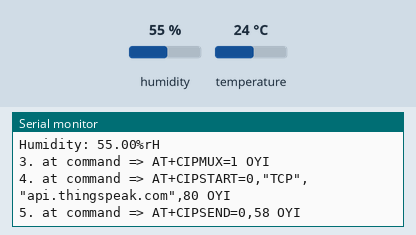
Simulated run of this sketch. Board: Arduino Uno, built with avr-gcc and run on an emulated ATmega328P. On the bench: the last lines printed to the serial monitor. Inputs (shaded band) come from the test bench; at power-on: humidity 55 %, temperature 24 °C. The modem accepts every AT command (registered, SIM ready, sends succeed) and sends nothing else.

Above: at 1.2 s.
1.3 s: humidity set to 22 %
At 1.97 s:
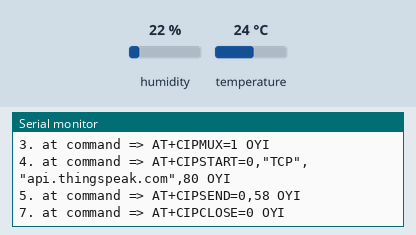
5.1 s: temperature set to 12 °C
At 6.4 s:
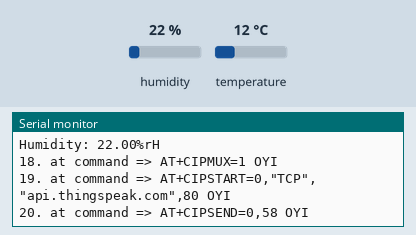
6.6 s: humidity set to 40 %
At 8.0 s:
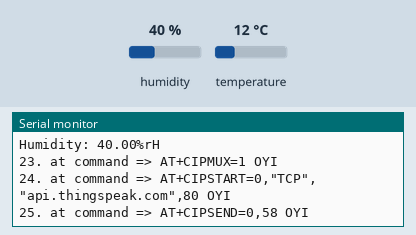
Timing chart, 0 to 9.6 s (numbered marks = the images above; inputs shaded):
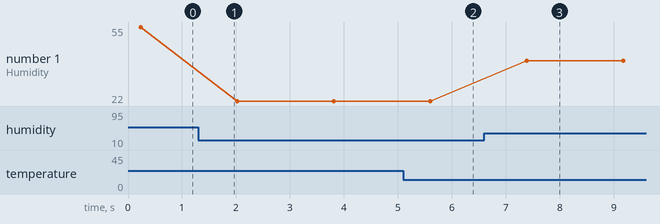

Measured:
- after the input at 5.1 s, the serial monitor: prints a new line after 0.48 s (image 2)
- after the input at 6.6 s, the serial monitor: prints a new line after 0.79 s (image 3)
- plotted number 1: 55 → 22 after the input at 1.3 s

The sketch:

iot-esp8266.ino
```cpp
#include <SoftwareSerial.h>
#define RX 2
#define TX 3
// Information sur le capteur température
#include <Adafruit_AHTX0.h>
Adafruit_AHTX0 aht;

String AP = "Airbox";       // AP NAME
String PASS = "86eee491eef4"; // AP PASSWORD
String API = "4pwZt6vJ";   // Write API KEY (GQ9WS5CNM1WDMY1J)
String HOST = "api.thingspeak.com"; //api.thingspeak.com
String PORT = "80";
int countTrueCommand;
int countTimeCommand;
boolean found = false;
int valSensor = 1;

SoftwareSerial esp8266(RX,TX);

void setup() {
  Serial.begin(9600);
  esp8266.begin(115200);
  aht.begin();
  sendCommand("AT",5,"OK");
  sendCommand("AT+CWMODE=1",5,"OK");
  sendCommand("AT+CWJAP=\""+ AP +"\",\""+ PASS +"\"",20,"OK");
}

void loop() {


  sensors_event_t humidity, temp;
  aht.getEvent(&humidity, &temp);
  aht.getEvent(&humidity, &temp);// populate temp and humidity objects with fresh data
  Serial.print("Temperature: ");
  Serial.print(temp.temperature);
  Serial.println("*C");
  Serial.print("Humidity: ");
  Serial.print(humidity.relative_humidity);
  Serial.println("%rH");

  //delay(500);


 String getData = "GET /update?api_key="+ API +"&field1="+temp.temperature +"&field2="+humidity.relative_humidity ;
 sendCommand("AT+CIPMUX=1",5,"OK");
 sendCommand("AT+CIPSTART=0,\"TCP\",\""+ HOST +"\","+ PORT,15,"OK");
 sendCommand("AT+CIPSEND=0," +String(getData.length()+4),4,">");
 esp8266.println(getData);delay(1500);countTrueCommand++;
 sendCommand("AT+CIPCLOSE=0",5,"OK");
}


void sendCommand(String command, int maxTime, char readReplay[]) {
  Serial.print(countTrueCommand);
  Serial.print(". at command => ");
  Serial.print(command);
  Serial.print(" ");
  while(countTimeCommand < (maxTime*1))
  {
    esp8266.println(command);//at+cipsend
    if(esp8266.find(readReplay))//ok
    {
      found = true;
      break;
    }

    countTimeCommand++;
  }

  if(found == true)
  {
    Serial.println("OYI");
    countTrueCommand++;
    countTimeCommand = 0;
  }

  if(found == false)
  {
    Serial.println("Fail");
    countTrueCommand = 0;
    countTimeCommand = 0;
  }

  found = false;
 }
```
